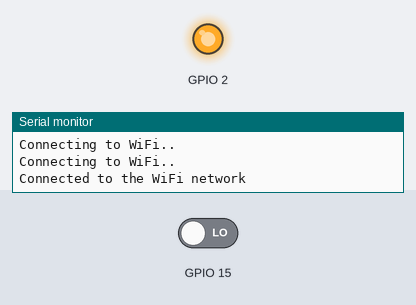
The sketch below on a simulated ESP32. Parts: output pins drawn as LEDs (lit = HIGH), the last lines printed to the serial monitor. The test bench sets the inputs (shaded band); at power-on: GPIO 15 LOW. WiFi joins after 1.5 s; servers stay silent unless stated; uploads are accepted with an empty reply; random numbers use the default seed unless the sketch sets one.

Above: at 7.2 s.
7.3 s: GPIO 15 driven HIGH
At 8.4 s:
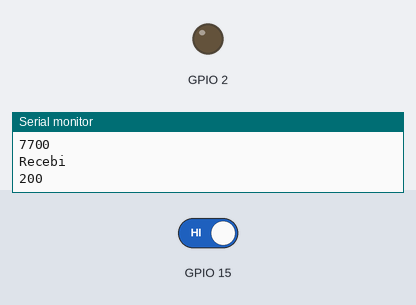
Timing chart, 0 to 10.3 s (numbered marks = the images above; inputs shaded):
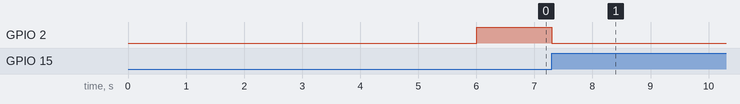

Measured:
- after the input at 7.3 s, GPIO 2: HIGH → LOW at once

The sketch:

TG.ino
```cpp
#include <WiFi.h>
#include <HTTPClient.h>
#include <ArduinoJson.h>


const char* ssid = "Fatec WiFi";
const char* password = "";


void setup() {

  Serial.begin(115200);
  delay(4000);   //Delay needed before calling the WiFi.begin
  pinMode(15, INPUT);
  pinMode(2, OUTPUT);
  WiFi.begin(ssid, password);

  while (WiFi.status() != WL_CONNECTED) { //Check for the connection
    delay(1000);
    Serial.println("Connecting to WiFi..");
  }

  Serial.println("Connected to the WiFi network");

}

void loop() {

  int button_state = digitalRead(15);

//  int button_state = HIGH;
  if(button_state == HIGH){
    digitalWrite(2,LOW);
    Serial.println("Energia");
    if(WiFi.status()== WL_CONNECTED){   //Check WiFi connection status

   HTTPClient http;

   http.begin("http://jsonplaceholder.typicode.com/posts");  //Specify destination for HTTP request
//   http.addHeader("Content-Type", "application/json");             //Specify content-type header

   int httpResponseCode = http.POST("POSTING from ESP32");   //Send the actual POST request

   if(httpResponseCode>0){

    String response = http.getString();                       //Get the response to the request
    StaticJsonDocument<200> parsed;
//    Serial.println(httpResponseCode);   //Print return code
    Serial.println(response);           //Print request answer
    deserializeJson(parsed, response);//Parse message
    int id = parsed["id"];
//    Serial.println("Id from json : ");
    Serial.println(id);


   }else{

    Serial.println("Error on sending POST: ");
    Serial.println(httpResponseCode);

   }

   http.end();  //Free resources

    HTTPClient http2;
    http2.begin("https://tg-novo.firebaseio.com/coordenates.json");
    http.addHeader("Content-Type", "text/plain");
    unsigned long tempo = millis();
    Serial.println(tempo);
    int number = random(1,100);
    int resp = http2.PUT("{\"data\": {\"latitude\": \"20.00\", \"longitude\":\"10.00\",\"usuario\":\"robson\",\"number\":\""+(String)number+"\"}}");
    tempo = millis();
    Serial.println(tempo);
    Serial.println("Recebi");
    Serial.println(resp);
    http.end();

 }else{

    Serial.println("Error in WiFi connection");

 }

 delay(5000);

  }else{
    digitalWrite(2,HIGH);

//  delay(10000);  //Send a request every 10 seconds

  }
}
```
